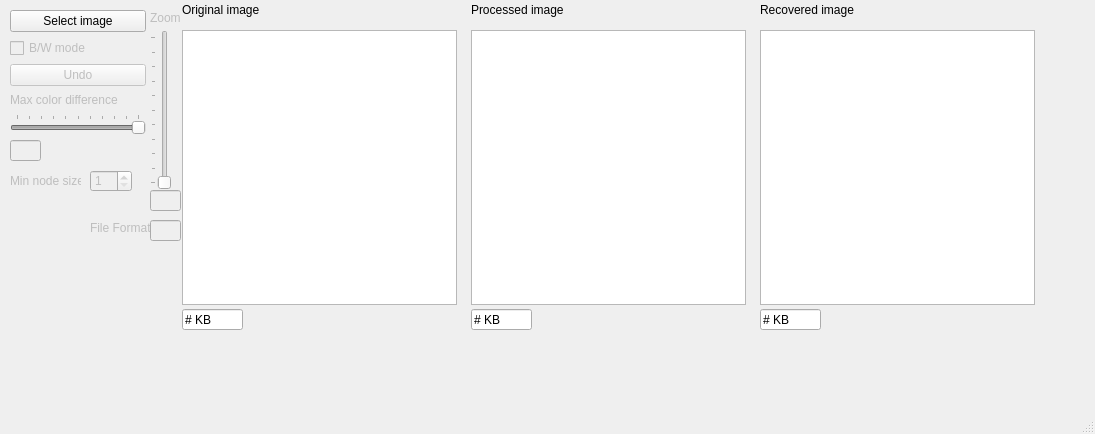
<?xml version="1.0" encoding="UTF-8"?>
<ui version="4.0">
 <class>MainWindow</class>
 <widget class="QMainWindow" name="MainWindow">
  <property name="geometry">
   <rect>
    <x>0</x>
    <y>0</y>
    <width>1095</width>
    <height>434</height>
   </rect>
  </property>
  <property name="minimumSize">
   <size>
    <width>1095</width>
    <height>434</height>
   </size>
  </property>
  <property name="windowTitle">
   <string>Shakal 2</string>
  </property>
  <widget class="QWidget" name="centralwidget">
   <widget class="QGraphicsView" name="graphicsView_processed">
    <property name="geometry">
     <rect>
      <x>471</x>
      <y>30</y>
      <width>275</width>
      <height>275</height>
     </rect>
    </property>
   </widget>
   <widget class="QLineEdit" name="lineEdit_processed">
    <property name="geometry">
     <rect>
      <x>471</x>
      <y>309</y>
      <width>61</width>
      <height>21</height>
     </rect>
    </property>
    <property name="text">
     <string># KB</string>
    </property>
    <property name="readOnly">
     <bool>true</bool>
    </property>
   </widget>
   <widget class="QLabel" name="label_format">
    <property name="enabled">
     <bool>false</bool>
    </property>
    <property name="geometry">
     <rect>
      <x>90</x>
      <y>220</y>
      <width>61</width>
      <height>16</height>
     </rect>
    </property>
    <property name="text">
     <string>File Format:</string>
    </property>
   </widget>
   <widget class="QWidget" name="verticalLayoutWidget">
    <property name="geometry">
     <rect>
      <x>10</x>
      <y>10</y>
      <width>136</width>
      <height>124</height>
     </rect>
    </property>
    <layout class="QVBoxLayout" name="verticalLayout">
     <item>
      <widget class="QPushButton" name="pushButton_select">
       <property name="text">
        <string>Select image</string>
       </property>
      </widget>
     </item>
     <item>
      <widget class="QCheckBox" name="checkBox_bw">
       <property name="enabled">
        <bool>false</bool>
       </property>
       <property name="text">
        <string>B/W mode</string>
       </property>
      </widget>
     </item>
     <item>
      <widget class="QPushButton" name="pushButton_undo">
       <property name="enabled">
        <bool>false</bool>
       </property>
       <property name="text">
        <string>Undo</string>
       </property>
      </widget>
     </item>
     <item>
      <widget class="QLabel" name="label_level">
       <property name="enabled">
        <bool>false</bool>
       </property>
       <property name="text">
        <string>Max color difference</string>
       </property>
      </widget>
     </item>
     <item>
      <widget class="QSlider" name="horizontalSlider_level">
       <property name="enabled">
        <bool>false</bool>
       </property>
       <property name="minimum">
        <number>25</number>
       </property>
       <property name="maximum">
        <number>75</number>
       </property>
       <property name="pageStep">
        <number>5</number>
       </property>
       <property name="value">
        <number>75</number>
       </property>
       <property name="orientation">
        <enum>Qt::Horizontal</enum>
       </property>
       <property name="tickPosition">
        <enum>QSlider::TicksAbove</enum>
       </property>
      </widget>
     </item>
    </layout>
   </widget>
   <widget class="QLabel" name="label_zoom">
    <property name="enabled">
     <bool>false</bool>
    </property>
    <property name="geometry">
     <rect>
      <x>150</x>
      <y>10</y>
      <width>31</width>
      <height>16</height>
     </rect>
    </property>
    <property name="text">
     <string>Zoom</string>
    </property>
   </widget>
   <widget class="QLabel" name="label_processed">
    <property name="geometry">
     <rect>
      <x>471</x>
      <y>0</y>
      <width>101</width>
      <height>20</height>
     </rect>
    </property>
    <property name="text">
     <string>Processed image</string>
    </property>
   </widget>
   <widget class="QLineEdit" name="lineEdit_format">
    <property name="enabled">
     <bool>false</bool>
    </property>
    <property name="geometry">
     <rect>
      <x>150</x>
      <y>220</y>
      <width>31</width>
      <height>21</height>
     </rect>
    </property>
    <property name="text">
     <string/>
    </property>
    <property name="readOnly">
     <bool>true</bool>
    </property>
   </widget>
   <widget class="QLabel" name="label_original">
    <property name="geometry">
     <rect>
      <x>182</x>
      <y>0</y>
      <width>101</width>
      <height>20</height>
     </rect>
    </property>
    <property name="text">
     <string>Original image</string>
    </property>
   </widget>
   <widget class="QLabel" name="label_recovered">
    <property name="geometry">
     <rect>
      <x>760</x>
      <y>0</y>
      <width>101</width>
      <height>20</height>
     </rect>
    </property>
    <property name="text">
     <string>Recovered image</string>
    </property>
   </widget>
   <widget class="QSlider" name="verticalSlider_zoom">
    <property name="enabled">
     <bool>false</bool>
    </property>
    <property name="geometry">
     <rect>
      <x>150</x>
      <y>30</y>
      <width>21</width>
      <height>160</height>
     </rect>
    </property>
    <property name="maximum">
     <number>100</number>
    </property>
    <property name="orientation">
     <enum>Qt::Vertical</enum>
    </property>
    <property name="tickPosition">
     <enum>QSlider::TicksAbove</enum>
    </property>
   </widget>
   <widget class="QLineEdit" name="lineEdit_zoom">
    <property name="enabled">
     <bool>false</bool>
    </property>
    <property name="geometry">
     <rect>
      <x>150</x>
      <y>190</y>
      <width>31</width>
      <height>21</height>
     </rect>
    </property>
    <property name="text">
     <string/>
    </property>
    <property name="readOnly">
     <bool>true</bool>
    </property>
   </widget>
   <widget class="QGraphicsView" name="graphicsView_original">
    <property name="geometry">
     <rect>
      <x>182</x>
      <y>30</y>
      <width>275</width>
      <height>275</height>
     </rect>
    </property>
   </widget>
   <widget class="QLineEdit" name="lineEdit_original">
    <property name="geometry">
     <rect>
      <x>182</x>
      <y>309</y>
      <width>61</width>
      <height>21</height>
     </rect>
    </property>
    <property name="text">
     <string># KB</string>
    </property>
    <property name="readOnly">
     <bool>true</bool>
    </property>
   </widget>
   <widget class="QLineEdit" name="lineEdit_recovered">
    <property name="geometry">
     <rect>
      <x>760</x>
      <y>309</y>
      <width>61</width>
      <height>21</height>
     </rect>
    </property>
    <property name="text">
     <string># KB</string>
    </property>
    <property name="readOnly">
     <bool>true</bool>
    </property>
   </widget>
   <widget class="QGraphicsView" name="graphicsView_recovered">
    <property name="geometry">
     <rect>
      <x>760</x>
      <y>30</y>
      <width>275</width>
      <height>275</height>
     </rect>
    </property>
   </widget>
   <widget class="QLineEdit" name="lineEdit_level">
    <property name="enabled">
     <bool>false</bool>
    </property>
    <property name="geometry">
     <rect>
      <x>10</x>
      <y>140</y>
      <width>31</width>
      <height>21</height>
     </rect>
    </property>
    <property name="text">
     <string/>
    </property>
    <property name="readOnly">
     <bool>true</bool>
    </property>
   </widget>
   <widget class="QSpinBox" name="spinBox_size">
    <property name="enabled">
     <bool>false</bool>
    </property>
    <property name="geometry">
     <rect>
      <x>90</x>
      <y>170</y>
      <width>42</width>
      <height>22</height>
     </rect>
    </property>
    <property name="minimum">
     <number>1</number>
    </property>
    <property name="maximum">
     <number>15</number>
    </property>
    <property name="value">
     <number>1</number>
    </property>
   </widget>
   <widget class="QLabel" name="label_size">
    <property name="enabled">
     <bool>false</bool>
    </property>
    <property name="geometry">
     <rect>
      <x>10</x>
      <y>170</y>
      <width>71</width>
      <height>21</height>
     </rect>
    </property>
    <property name="text">
     <string>Min node size</string>
    </property>
   </widget>
  </widget>
  <widget class="QMenuBar" name="menubar">
   <property name="geometry">
    <rect>
     <x>0</x>
     <y>0</y>
     <width>1095</width>
     <height>20</height>
    </rect>
   </property>
  </widget>
  <widget class="QStatusBar" name="statusbar"/>
 </widget>
 <resources/>
 <connections/>
</ui>
